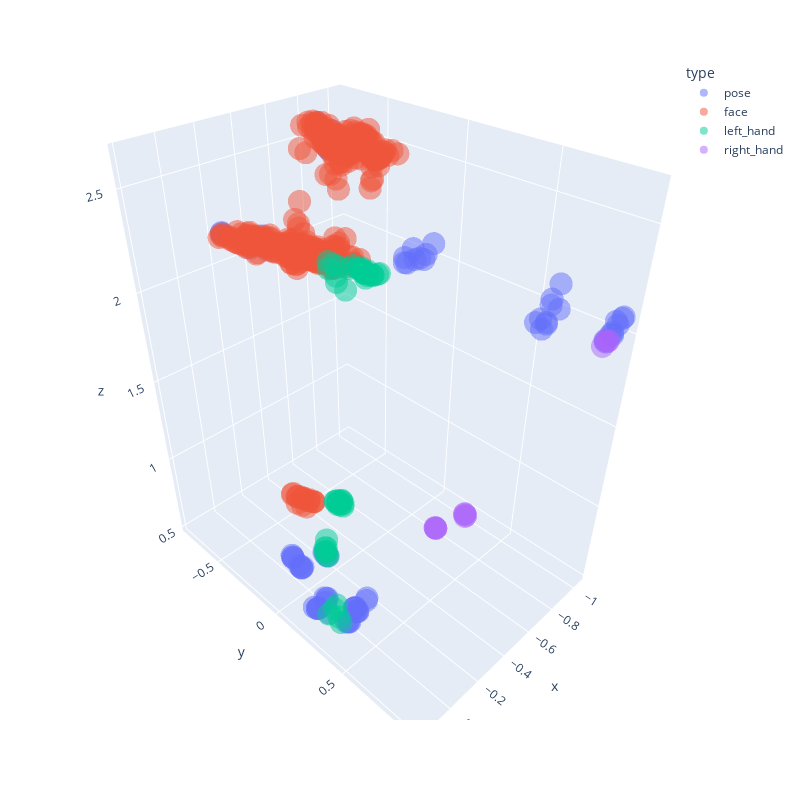

This figure's notebook cell:
### Code cell
px.scatter_3d(df3, x="x", y="y", z="z", color="type" , opacity=0.5, width=800, height=800).show()
